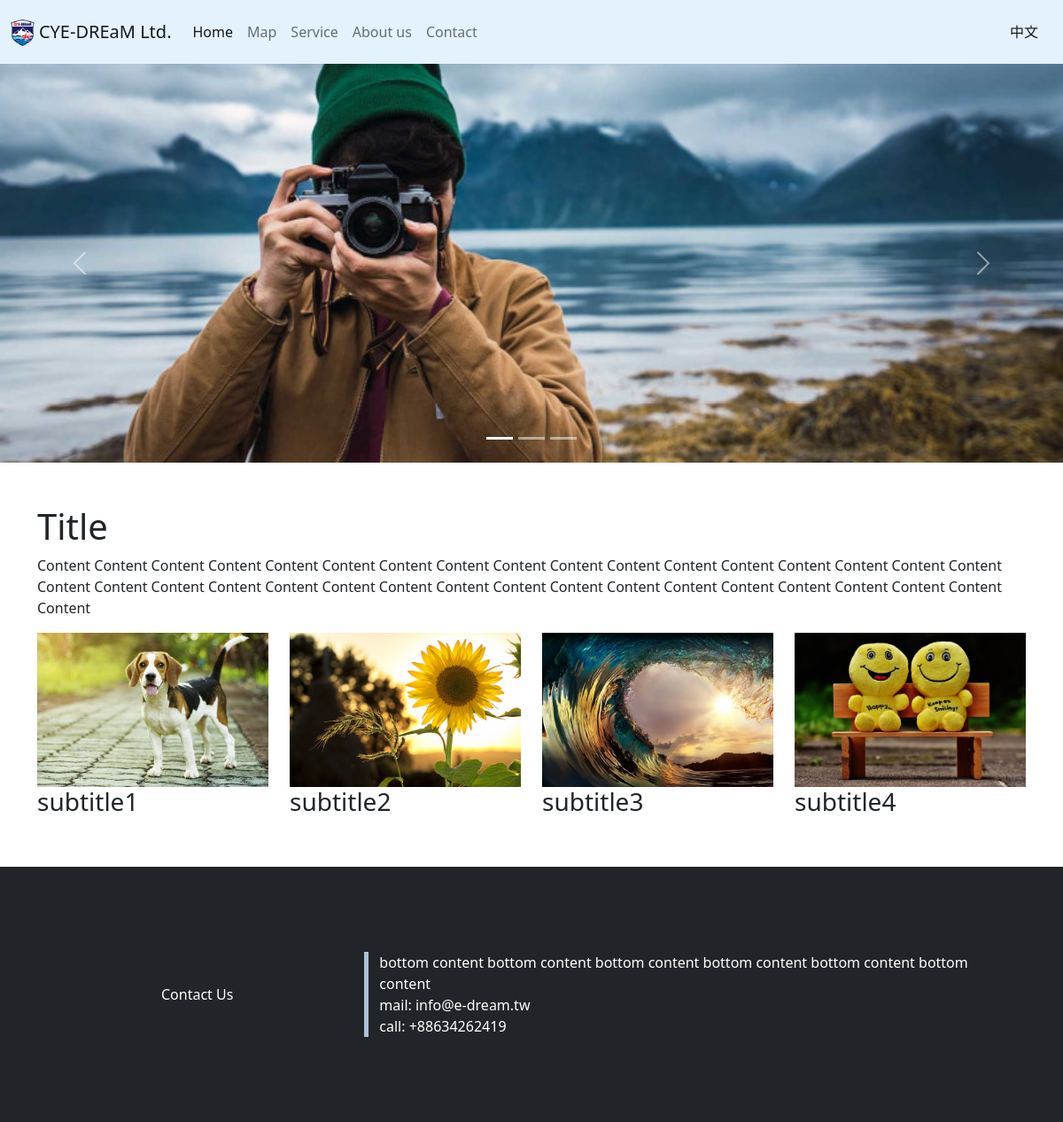
Page /en on the committed database.
### home/models.py (models this page shows, shortened)
class HomePage(models.Model):
    name = models.CharField('公司名稱', max_length=20)
    logo= models.ImageField("公司logo",storage=OverwriteStorage(),upload_to='',blank=True)
    big_pic_url1 = models.ImageField("圖片1 URL",storage=OverwriteStorage(),upload_to='home_image/',blank=True)
    big_pic_url2 = models.ImageField("圖片2 URL",storage=OverwriteStorage(),upload_to='home_image/',blank=True)
    big_pic_url3 = models.ImageField("圖片3 URL",storage=OverwriteStorage(),upload_to='home_image/',blank=True)
    title = models.CharField('標題', max_length=20)
    title_content=models.TextField('標題內容', max_length=200)
    sub_title1=models.CharField('子標題1', max_length=50,blank=True)
    sub_title2=models.CharField('子標題2', max_length=50,blank=True)
    sub_title3=models.CharField('子標題3', max_length=50,blank=True)
    sub_title4=models.CharField('子標題4', max_length=50,blank=True)
    pic_url1 = models.ImageField("子標題圖片1 URL",storage=OverwriteStorage(),upload_to='home_image/',blank=True)
    pic_url2 = models.ImageField("子標題圖片2 URL",storage=OverwriteStorage(),upload_to='home_image/',blank=True)
    pic_url3 = models.ImageField("子標題圖片3 URL",storage=OverwriteStorage(),upload_to='home_image/',blank=True)
    pic_url4 = models.ImageField("子標題圖片4 URL",storage=OverwriteStorage(),upload_to='home_image/',blank=True)
    bottom_title=models.CharField('底部標題', max_length=20,blank=True)
    bottom_content=models.TextField('底部內容', max_length=300,blank=True)
    bottom_email=models.CharField('底部email', max_length=100,blank=True)
    bottom_phone=models.CharField('底部連絡電話', max_length=50,blank=True)

class HomePage_EN(models.Model):
    name = models.CharField('公司名稱', max_length=50)
    title = models.CharField('標題', max_length=50)
    title_content=models.TextField('標題內容', max_length=400)
    sub_title1=models.CharField('子標題1', max_length=50,blank=True)
    sub_title2=models.CharField('子標題2', max_length=50,blank=True)
    sub_title3=models.CharField('子標題3', max_length=50,blank=True)
    sub_title4=models.CharField('子標題4', max_length=50,blank=True)
    bottom_title=models.CharField('底部標題', max_length=20,blank=True)
    bottom_content=models.TextField('底部內容', max_length=400,blank=True)
    bottom_email=models.CharField('底部email', max_length=100,blank=True)
    bottom_phone=models.CharField('底部連絡電話', max_length=50,blank=True)

### home/views.py (the view)
# urls.py: path("en",showHomepage_EN)
def showHomepage_EN(request):
    content=HomePage_EN.objects.all()
    Home_page_img=HomePage.objects.all()
    return render(request,"HomePage_EN.html",{"Home_Content_EN":content,"Home_Content":Home_page_img})

### templates/HomePage_EN.html (shortened to what this page needs)
{% load static %}
<!DOCTYPE html>
<html lang="en">
{% for Content_EN in Home_Content_EN %}
{% for Content in Home_Content %}
<head>
    <link href="https://cdn.jsdelivr.net/npm/bootstrap@5.0.2/dist/css/bootstrap.min.css" rel="stylesheet"
>
    <link rel="stylesheet" href="{% static 'css/HomePage.css' %}">
</head>
<body>
    <nav class="navbar navbar-expand-lg navbar-light" style='background-color: #e3f2fd;'>
        <div class="container-xxl">
            <a class="navbar-brand" href="">
                <img src="../static/assets/{{ Content.logo }}" alt="" height="30"
                    class="d-inline-block align-text-top">
                {{Content_EN.name}}</a>
            <div class="collapse navbar-collapse" id="navbarSupportedContent">
                <ul class="navbar-nav me-auto mb-2 mb-lg-0">
                    <li class="nav-item">
                        <a class="nav-link active" aria-current="page" href="">Home</a>
                    </li>
                    <li class="nav-item">
                        <a class="nav-link" href="MapPage/en">Map</a>
                    </li>
                    <li class="nav-item">
                        <a class="nav-link" href="Service/en">Service</a>
                    </li>
                    <li class="nav-item">
                        <a class="nav-link" href="AboutUs/en">About us</a>
                    </li>
                    <li class="nav-item">
                        <a class="nav-link" href="Contact/en">Contact</a>
                    </li>
                </ul>
                <span class="navbar-text">
                    <a class="nav-link" href="..">中文</a>
                </span>
            </div>
        </div>
    </nav>
    <div id="carouselExampleIndicators" class="carousel slide" data-bs-ride="carousel">
        <div class="carousel-indicators">
            <button type="button" data-bs-target="#carouselExampleIndicators" data-bs-slide-to="0" class="active"
                aria-current="true" aria-label="Slide 1"></button>
            <button type="button" data-bs-target="#carouselExampleIndicators" data-bs-slide-to="1"
                aria-label="Slide 2"></button>
            <button type="button" data-bs-target="#carouselExampleIndicators" data-bs-slide-to="2"
                aria-label="Slide 3"></button>
        </div>
        <div class="carousel-inner">
            <div class="carousel-item active">
                <img src="../static/assets/{{ Content.big_pic_url1 }}" class="d-block w-100">
            </div>
        </div>
        <button class="carousel-control-prev" type="button" data-bs-target="#carouselExampleIndicators"
            data-bs-slide="prev">
            <span class="carousel-control-prev-icon" aria-hidden="true"></span>
        </button>
        <button class="carousel-control-next" type="button" data-bs-target="#carouselExampleIndicators"
            data-bs-slide="next">
            <span class="carousel-control-next-icon" aria-hidden="true"></span>
        </button>
    </div>
    <div class="container">
        <div class="row">
            <div class="col-12 col-md-12">
                <br>
                <br>
                <h1>{{ Content_EN.title }}</h1>
                <p>{{Content_EN.title_content}}
                </p>
                <div class="row">
                    <div class="col-12 col-md-3">
                        <div class="item">
                            <img src="../static/assets/{{ Content.pic_url1 }}" class="img-fluid">
                            <h3>{{Content_EN.sub_title1}}</h3>
                        </div>
                    </div>
                    <div class="col-12 col-md-3">
                        <div class="item">
                            <img src="../static/assets/{{ Content.pic_url2 }}" class="img-fluid">
                            <h3>{{Content_EN.sub_title2}}</h3>
                        </div>
                    </div>
                    <div class="col-12 col-md-3">
                        <div class="item">
                            <img src="../static/assets/{{ Content.pic_url3 }}" class="img-fluid">
                            <h3>{{Content_EN.sub_title3}}</h3>
                        </div>
                    </div>
                    <div class="col-12 col-md-3">
                        <div class="item">
                            <img src="../static/assets/{{ Content.pic_url4 }}" class="img-fluid">
                            <h3>{{Content_EN.sub_title4}}</h3>
                        </div>
                    </div>
                </div>
            </div>
        </div>
    </div>
    <footer class="bd-footer py-4 py-md-5 mt-5 bg-dark">
        <div class="container py-4 py-md-5 px-4 px-md-3">
            <div class="row align-items-center">
                <div class="text-center col-4 col-md-4" style="color:white">{{Content_EN.bottom_title}}</div>
                <div class="text-left col-8 col-md-8" id="Contact" style="color:white">
                    {{Content_EN.bottom_content}}<br>
                    mail: {{Content_EN.bottom_email}}<br>
                    call: {{Content_EN.bottom_phone}}
                </div>
            </div>
        </div>
    </footer>
</body>
{% endfor %}
{% endfor %}
</html>

### statics/css/HomePage.css (style rules this page uses)
.row #Contact { border-left: solid #ACC0D8 5px; }

### rows in the picture
HomePage_EN: name "CYE-DREaM Ltd.", title "Title", title_content "Content Content Content Content Content Content Content Content Content Content Content Content Content Content Content Content Content Content Content Content Content Content Content Content Content Content Content Content Content Content Content Content Content Content Content", sub_title1 "subtitle1", sub_title2 "subtitle2", sub_title3 "subtitle3", sub_title4 "subtitle4", bottom_title "Contact Us", bottom_content "bottom content bottom content bottom content bottom content bottom content bottom content", bottom_email "info@e-dream.tw", bottom_phone "+88634262419"
HomePage: logo (picture), big_pic_url1 (picture), pic_url1 (picture), pic_url2 (picture), pic_url3 (picture), pic_url4 (picture)
